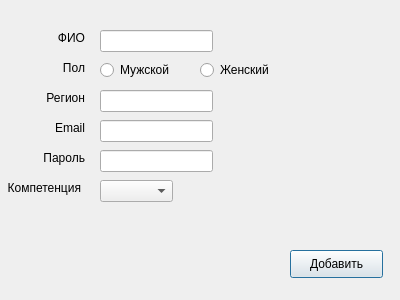
<?xml version="1.0" encoding="UTF-8"?>
<ui version="4.0">
 <class>InsertUsers</class>
 <widget class="QDialog" name="InsertUsers">
  <property name="geometry">
   <rect>
    <x>0</x>
    <y>0</y>
    <width>400</width>
    <height>300</height>
   </rect>
  </property>
  <property name="windowTitle">
   <string>Dialog</string>
  </property>
  <widget class="QLabel" name="NameLabel">
   <property name="geometry">
    <rect>
     <x>30</x>
     <y>30</y>
     <width>55</width>
     <height>16</height>
    </rect>
   </property>
   <property name="text">
    <string>ФИО</string>
   </property>
   <property name="alignment">
    <set>Qt::AlignRight|Qt::AlignTrailing|Qt::AlignVCenter</set>
   </property>
  </widget>
  <widget class="QLabel" name="SexLabel">
   <property name="geometry">
    <rect>
     <x>30</x>
     <y>60</y>
     <width>55</width>
     <height>16</height>
    </rect>
   </property>
   <property name="text">
    <string>Пол</string>
   </property>
   <property name="alignment">
    <set>Qt::AlignRight|Qt::AlignTrailing|Qt::AlignVCenter</set>
   </property>
  </widget>
  <widget class="QLabel" name="RegionLabel">
   <property name="geometry">
    <rect>
     <x>30</x>
     <y>90</y>
     <width>55</width>
     <height>16</height>
    </rect>
   </property>
   <property name="text">
    <string>Регион</string>
   </property>
   <property name="alignment">
    <set>Qt::AlignRight|Qt::AlignTrailing|Qt::AlignVCenter</set>
   </property>
  </widget>
  <widget class="QLabel" name="EmailLabel">
   <property name="geometry">
    <rect>
     <x>30</x>
     <y>120</y>
     <width>55</width>
     <height>16</height>
    </rect>
   </property>
   <property name="text">
    <string>Email</string>
   </property>
   <property name="alignment">
    <set>Qt::AlignRight|Qt::AlignTrailing|Qt::AlignVCenter</set>
   </property>
  </widget>
  <widget class="QLabel" name="PasswordLabel">
   <property name="geometry">
    <rect>
     <x>30</x>
     <y>150</y>
     <width>55</width>
     <height>16</height>
    </rect>
   </property>
   <property name="text">
    <string>Пароль</string>
   </property>
   <property name="alignment">
    <set>Qt::AlignRight|Qt::AlignTrailing|Qt::AlignVCenter</set>
   </property>
  </widget>
  <widget class="QLabel" name="CompetitionLabel">
   <property name="geometry">
    <rect>
     <x>-10</x>
     <y>180</y>
     <width>91</width>
     <height>16</height>
    </rect>
   </property>
   <property name="text">
    <string>Компетенция</string>
   </property>
   <property name="alignment">
    <set>Qt::AlignRight|Qt::AlignTrailing|Qt::AlignVCenter</set>
   </property>
  </widget>
  <widget class="QLineEdit" name="NameEdit">
   <property name="geometry">
    <rect>
     <x>100</x>
     <y>30</y>
     <width>113</width>
     <height>22</height>
    </rect>
   </property>
  </widget>
  <widget class="QLineEdit" name="RegionEdit">
   <property name="geometry">
    <rect>
     <x>100</x>
     <y>90</y>
     <width>113</width>
     <height>22</height>
    </rect>
   </property>
  </widget>
  <widget class="QLineEdit" name="EmailEdit">
   <property name="geometry">
    <rect>
     <x>100</x>
     <y>120</y>
     <width>113</width>
     <height>22</height>
    </rect>
   </property>
  </widget>
  <widget class="QLineEdit" name="PasswordEdit">
   <property name="geometry">
    <rect>
     <x>100</x>
     <y>150</y>
     <width>113</width>
     <height>22</height>
    </rect>
   </property>
  </widget>
  <widget class="QComboBox" name="CompetenceComboBox">
   <property name="geometry">
    <rect>
     <x>100</x>
     <y>180</y>
     <width>73</width>
     <height>22</height>
    </rect>
   </property>
  </widget>
  <widget class="QRadioButton" name="MaleRadioButton">
   <property name="geometry">
    <rect>
     <x>100</x>
     <y>60</y>
     <width>95</width>
     <height>20</height>
    </rect>
   </property>
   <property name="text">
    <string>Мужской</string>
   </property>
  </widget>
  <widget class="QRadioButton" name="FemaleRadioButton">
   <property name="geometry">
    <rect>
     <x>200</x>
     <y>60</y>
     <width>95</width>
     <height>20</height>
    </rect>
   </property>
   <property name="text">
    <string>Женский</string>
   </property>
  </widget>
  <widget class="QPushButton" name="InsertButton">
   <property name="geometry">
    <rect>
     <x>290</x>
     <y>250</y>
     <width>93</width>
     <height>28</height>
    </rect>
   </property>
   <property name="text">
    <string>Добавить</string>
   </property>
  </widget>
 </widget>
 <resources/>
 <connections/>
</ui>
